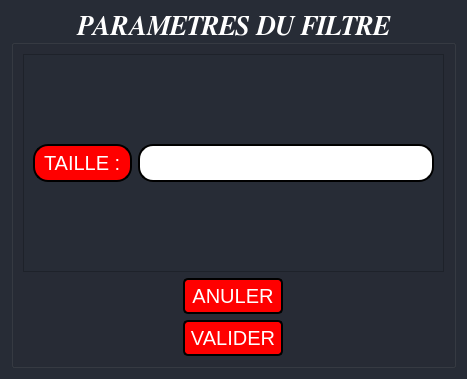
<?xml version="1.0" encoding="UTF-8"?>
<ui version="4.0">
 <class>Dialog</class>
 <widget class="QDialog" name="Dialog">
  <property name="geometry">
   <rect>
    <x>0</x>
    <y>0</y>
    <width>467</width>
    <height>379</height>
   </rect>
  </property>
  <property name="windowTitle">
   <string>Dialog</string>
  </property>
  <property name="styleSheet">
   <string notr="true">background-color: rgb(39, 44, 54);
color:white;</string>
  </property>
  <layout class="QGridLayout" name="gridLayout_3">
   <item row="0" column="0">
    <widget class="QGroupBox" name="groupBox">
     <property name="font">
      <font>
       <family>FreeSerif</family>
       <pointsize>20</pointsize>
       <weight>75</weight>
       <italic>true</italic>
       <bold>true</bold>
      </font>
     </property>
     <property name="styleSheet">
      <string notr="true">background-color: rgb(39, 44, 54);
color:white;</string>
     </property>
     <property name="title">
      <string>PARAMETRES DU FILTRE</string>
     </property>
     <property name="alignment">
      <set>Qt::AlignBottom|Qt::AlignHCenter</set>
     </property>
     <layout class="QVBoxLayout" name="verticalLayout">
      <item>
       <widget class="QScrollArea" name="scrollArea">
        <property name="widgetResizable">
         <bool>true</bool>
        </property>
        <widget class="QWidget" name="scrollAreaWidgetContents_3">
         <property name="geometry">
          <rect>
           <x>0</x>
           <y>0</y>
           <width>427</width>
           <height>218</height>
          </rect>
         </property>
         <layout class="QGridLayout" name="gridLayout">
          <item row="0" column="0">
           <layout class="QFormLayout" name="formLayout">
            <property name="labelAlignment">
             <set>Qt::AlignCenter</set>
            </property>
            <property name="formAlignment">
             <set>Qt::AlignCenter</set>
            </property>
            <item row="0" column="0">
             <widget class="QLabel" name="label">
              <property name="styleSheet">
               <string notr="true">border-style: outset;
border-width: 2px;
border-radius: 15px;
border-color: black;
padding: 4px;
font-size:20px;
background-color: red;
color:white ;</string>
              </property>
              <property name="text">
               <string>TAILLE :</string>
              </property>
             </widget>
            </item>
            <item row="0" column="1">
             <widget class="QLineEdit" name="lineEdit">
              <property name="styleSheet">
               <string notr="true">border-style: outset;
border-width: 2px;
border-radius: 15px;
border-color: black;
padding: 4px;
font-size:20px;
background-color: white;
color:black ;</string>
              </property>
             </widget>
            </item>
           </layout>
          </item>
         </layout>
        </widget>
       </widget>
      </item>
      <item>
       <layout class="QGridLayout" name="gridLayout_4">
        <item row="0" column="0">
         <widget class="QPushButton" name="pushButton_2">
          <property name="minimumSize">
           <size>
            <width>100</width>
            <height>0</height>
           </size>
          </property>
          <property name="maximumSize">
           <size>
            <width>100</width>
            <height>16777215</height>
           </size>
          </property>
          <property name="styleSheet">
           <string notr="true">.QPushButton
{
border-style: outset;
border-width: 2px;
border-radius: 5px;
border-color: black;
padding: 4px;
font-size:20px;
background-color: red;
color:white 
}
QPushButton:pressed{ background-color: blue; }</string>
          </property>
          <property name="text">
           <string>ANULER</string>
          </property>
         </widget>
        </item>
       </layout>
      </item>
      <item>
       <layout class="QGridLayout" name="gridLayout_2">
        <item row="0" column="0">
         <widget class="QPushButton" name="pushButton">
          <property name="minimumSize">
           <size>
            <width>100</width>
            <height>0</height>
           </size>
          </property>
          <property name="maximumSize">
           <size>
            <width>100</width>
            <height>16777215</height>
           </size>
          </property>
          <property name="styleSheet">
           <string notr="true">.QPushButton
{
border-style: outset;
border-width: 2px;
border-radius: 5px;
border-color: black;
padding: 4px;
font-size:20px;
background-color: red;
color:white 
}
QPushButton:pressed{ background-color: blue; }</string>
          </property>
          <property name="text">
           <string>VALIDER</string>
          </property>
         </widget>
        </item>
       </layout>
      </item>
     </layout>
    </widget>
   </item>
  </layout>
 </widget>
 <resources/>
 <connections/>
</ui>
